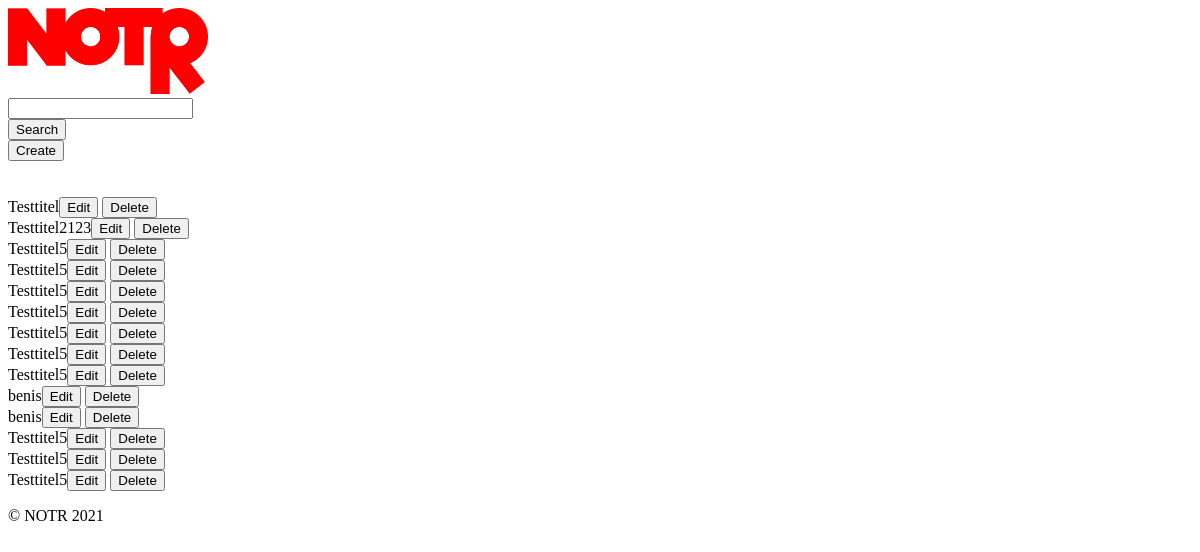
Before: / with the older database file.
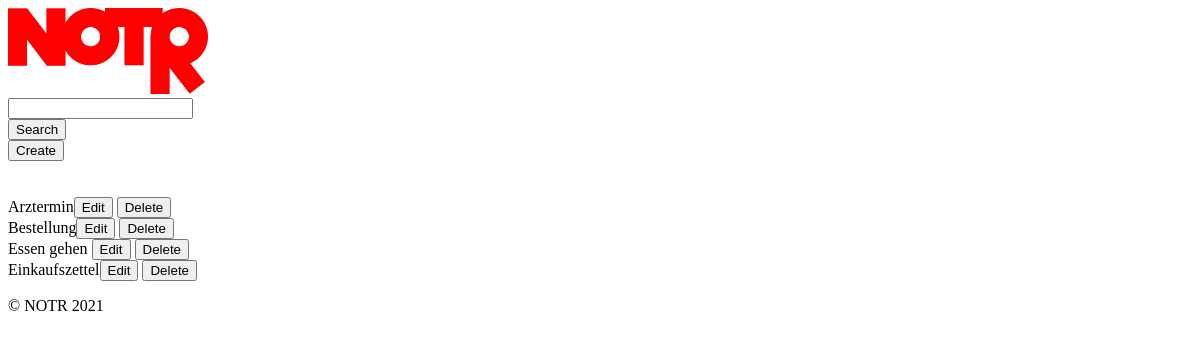
After: the same page with the newer database file.
### tables this page shows
CREATE TABLE `notizen` (
  `ID` int(11) NOT NULL AUTO_INCREMENT,
  `title` varchar(80) NOT NULL,
  `password_check` tinyint(1) NOT NULL,
  `password` varchar(34) DEFAULT NULL,
  `alarm` datetime DEFAULT NULL,
  `deleted` tinyint(1) NOT NULL,
  `updated` datetime NOT NULL,
  PRIMARY KEY (`ID`)
);

### index.php (the view, shortened to what this page needs)
<!DOCTYPE html>
<html lang="de">
  <head>
</head>
<?php
	$servername = "localhost";
	$username = "root";
	$password = "";
	$database = "notr";
	$charset = "utf8";
	try
	{
		$db = new PDO("mysql:host=$servername;dbname=$database;charset=$charset", $username, $password);
		$db -> setAttribute(PDO::ATTR_ERRMODE, PDO::ERRMODE_EXCEPTION);
	}
	catch (PDOException $e)
	{
		echo "Verbindung fehlgeschlagen";
	}
?>
<body>
	<a href="index.php"><img src="img/logo.png" alt="Logo" style="max-width: 200px"></img></a>
    <form method="get" action="/git/notr/result.php">
        <input type="text" id="search" name="search"><br>
		<button type="submit">Search</button>
     </form>
	 <form method="get" action="/git/notr/create.php?search=<?php $_GET['search'];?>">
		<button type="submit">Create</button>
	 </form>
<br><br>
<?php
    $sql = "SELECT * FROM notizen";
    foreach ($db->query($sql) as $row)
    {
        echo $row['title'].'<a href="edit.php?id='.$row['ID'].'"><button>Edit</button></a>
		<a href="delete.php?id='.$row['ID'].'"><button>Delete</button></a><br />';
    }
?>
<footer>
	  <p class="rechts">&copy; NOTR 2021</p>
	</footer>
</body>
</html>

Changed rows visible on the page:
removed notizen: title "Testtitel5"
removed notizen: title "Testtitel5"
removed notizen: title "Testtitel5"
removed notizen: title "Testtitel5"
removed notizen: title "Testtitel5"
removed notizen: title "Testtitel5"
removed notizen: title "Testtitel5"
removed notizen: title "benis"
removed notizen: title "benis"
removed notizen: title "Testtitel5"
removed notizen: title "Testtitel5"
removed notizen: title "Testtitel5"
changed notizen: title "Testtitel" → "Arztermin"
changed notizen: title "Testtitel2123" → "Bestellung"
added notizen: title "Essen gehen"
added notizen: title "Einkaufszettel"
